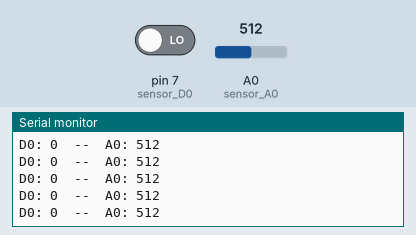
Simulated run of this sketch. Board: Arduino Uno, built with avr-gcc and run on an emulated ATmega328P. Parts: the last lines printed to the serial monitor. The test bench sets the inputs (shaded band); at power-on: A0 (sensor_A0) = 512, pin 7 (sensor_D0) LOW.

Above: at 1.2 s.
1.3 s: A0 (sensor_A0) set to 716
At 1.56 s:
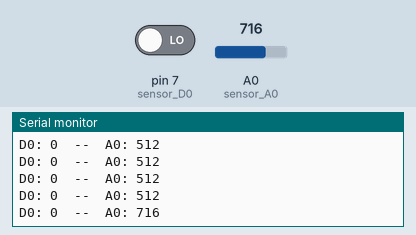
2.8 s: pin 7 (sensor_D0) driven HIGH
At 2.96 s:
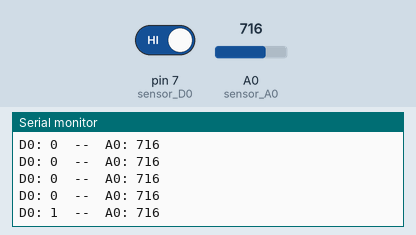
4.3 s: A0 (sensor_A0) set to 900
At 4.37 s:
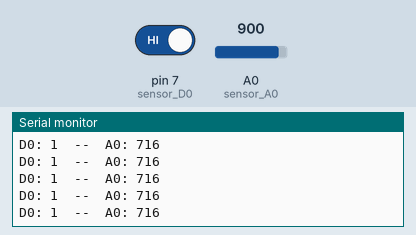
5.8 s: pin 7 (sensor_D0) driven LOW
At 5.97 s:
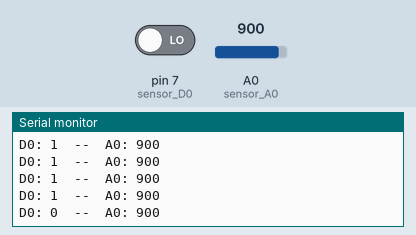
Timing chart, 0 to 8.3 s (numbered marks = the images above; inputs shaded):
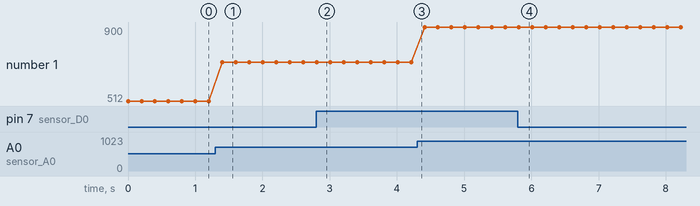

Measured:
- after the input at 1.3 s, the serial monitor: prints a new line after 0.10 s (image 1)
- after the input at 2.8 s, the serial monitor: prints a new line at once (image 2)
- after the input at 5.8 s, the serial monitor: prints a new line at once (image 4)
- plotted number 1: 512 → 716 after the input at 1.3 s, 716 → 900 after the input at 4.3 s

The sketch:

opady.ino
```cpp
int sensor_A0 = A0;    // podłączenie od A0 na czujniku do A0 na Arduino
int sensor_D0 = 7;     // podłączenie od D0 na czujniku do pinu 2 na Arduino
int wartosc_A0;        // zmienna dla wartości A0
int wartosc_D0;        // zmienna dla wartości A0

void setup() {
  Serial.begin(9600);   // uruchomienie monitora szeregowego
 pinMode(2, INPUT);    // ustawienie pinu 2 jako wejście

}

void loop() {

 wartosc_A0 = analogRead(sensor_A0);      // pobranie wartości z A0
 wartosc_D0 = digitalRead(sensor_D0);     // pobranie wartości z D0

 Serial.print("D0: ");                    // wyświetlenie na monitorze szeregowym
 Serial.print(wartosc_D0);
 Serial.print("  --  A0: ");
 Serial.println(wartosc_A0);
 delay(200);                              // opóźnienie pomiędzy kolejnymi odczytami
 }
```
